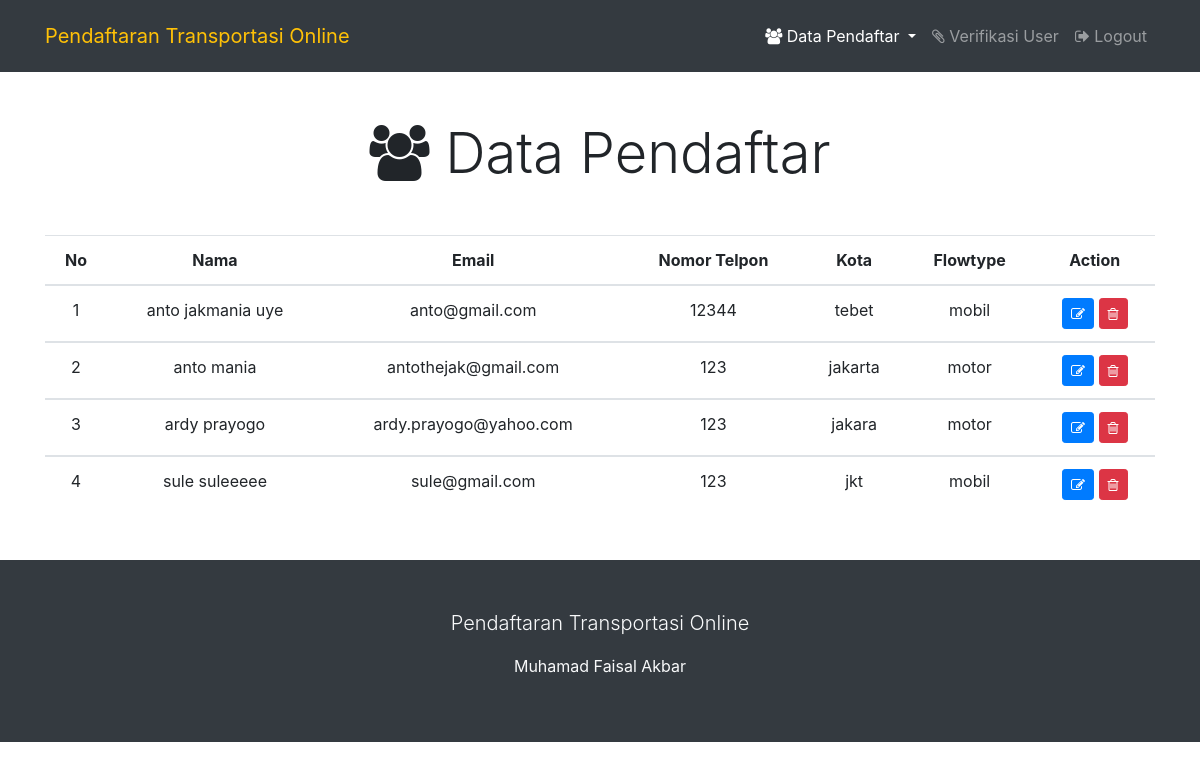
/admin/data-pendaftar.php (signed in), run on the app's committed database.
### tables this page shows
CREATE TABLE IF NOT EXISTS `pendaftar` (
  `email` varchar(50) NOT NULL,
  `nama` varchar(50) NOT NULL,
  `nomor` varchar(15) NOT NULL,
  `kota` varchar(20) NOT NULL,
  `password` varchar(30) NOT NULL,
  `flowtype` varchar(5) NOT NULL,
  `sim` varchar(100) NOT NULL,
  `ktp` varchar(100) NOT NULL,
  `skck` varchar(100) NOT NULL,
  `stnk` varchar(100) NOT NULL,
  `rekening` varchar(100) NOT NULL
);

### admin/data-pendaftar.php (the view)
<?php
  $hal = 'pendaftar';
  require_once('header.php');
?>
<div class="container my-5">
  <p class="display-4 text-center my-5">
    <i class="fa fa-users"></i> Data Pendaftar
  </p>
  <table class="table table-hover text-center">
    <thead>
      <tr>
        <th scope="col">No</th>
        <th scope="col">Nama</th>
        <th scope="col">Email</th>
        <th scope="col">Nomor Telpon</th>
        <th scope="col">Kota</th>
        <th scope="col">Flowtype</th>
        <th scope="col">Action</th>
      </tr>
    </thead>
    <?php
    include_once('../config.php');
    $query = "SELECT * FROM pendaftar ORDER BY email;";
    $hasil = mysqli_query($koneksi, $query);
    $no = 1;
    while($data = mysqli_fetch_array($hasil)){
    ?>
    <tbody>
      <tr>
        <td><?=$no;?></td>
        <td><?=$data['nama'];?></td>
        <td><?=$data['email'];?></td>
        <td><?=$data['nomor'];?></td>
        <td><?=$data['kota'];?></td>
        <td><?=$data['flowtype'];?></td>
        <td class="text-light">
          <a class="btn btn-primary btn-sm" href="edit-data.php?email=<?=$data['email'];?>"><i class="fa fa-pencil-square-o"></i></a>
          <a class="btn btn-danger btn-sm" href="../includes/hapus-data.php?email=<?=$data['email'];?>"><i class="fa fa-trash-o"></i></a>
        </td>
      </tr>
    </tbody>
    <?php
      $no++;
    }
    ?>
  </table>
</div>
<?php
  require_once('footer.php');
?>

### admin/header.php (shortened to what this page needs)
<!doctype html>
<html lang="en">
  <head>
    <link rel="stylesheet" href="../bootstrap/css/bootstrap.min.css">
    <link href="//maxcdn.bootstrapcdn.com/font-awesome/4.7.0/css/font-awesome.min.css" rel="stylesheet">
  </head>
  <body>
<nav class="navbar navbar-expand-lg navbar-dark bg-dark p-3 sticky-top">
  <div class="container">
    <a class="navbar-brand text-warning" href="index.php">Pendaftaran Transportasi Online</a>
    <div class="collapse navbar-collapse" id="navbarNavDropdown">
      <ul class="navbar-nav ml-auto">
        <li class="nav-item dropdown
        <?php
          if($hal == 'pendaftar'){
            echo 'active';
          }
        ?>
        ">
          <a class="nav-link dropdown-toggle" href="#" id="navbarDropdown" role="button" data-toggle="dropdown" aria-haspopup="true" aria-expanded="false">
            <i class="fa fa-users"></i>
            Data Pendaftar
          </a>
        </li>
        <li class="nav-item
        <?php
          if($hal == 'verifikasi'){
            echo 'active';
          }
        ?>
        ">
          <a class="nav-link" href="verifikasi.php"><i class="fa fa-paperclip"></i> Verifikasi User</a>
        </li>
        <li class="nav-item">
          <a class="nav-link" href="logout.php"><i class="fa fa-sign-out"></i> Logout</a>
        </li>
      </ul>
    </div>
  </div>
</nav>

### admin/footer.php (shortened to what this page needs)
<div class="bg-dark text-light p-5">
  <p class="lead text-center">Pendaftaran Transportasi Online</p>
  <p class="text-center">Muhamad Faisal Akbar</p>
</div>
  </body>
</html>

### data on the page
pendaftar: nama "anto jakmania uye", email "anto@gmail.com", nomor "12344", kota "tebet", flowtype "mobil"
pendaftar: nama "anto mania", email "antothejak@gmail.com", nomor "123", kota "jakarta", flowtype "motor"
pendaftar: nama "ardy prayogo", email "ardy.prayogo@yahoo.com", nomor "123", kota "jakara", flowtype "motor"
pendaftar: nama "sule suleeeee", email "sule@gmail.com", nomor "123", kota "jkt", flowtype "mobil"
